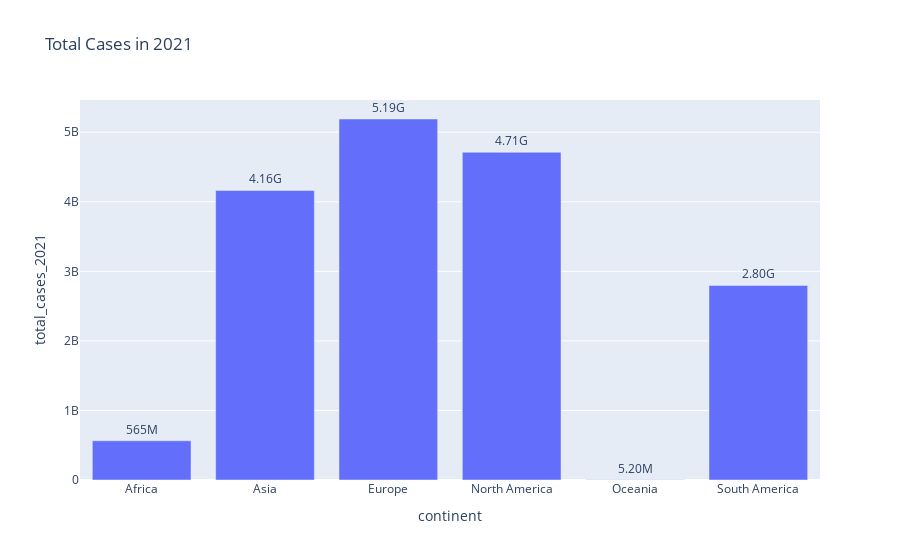

Notebook code cell kept with this figure:
### Code cell
fig = px.bar(yearly, x="continent", y="total_cases_2021",title = 'Total Cases in 2021',text = 'total_cases_2021')
fig.update_traces(texttemplate='%{text:.3s}', textposition='outside')

### Figure 1 — Plotly figure (JSON) as saved in the notebook; plotly's stock layout.template omitted (floating-point values rounded to 4 significant figures)
{"data": [{"alignmentgroup": "True", "hovertemplate": "continent=%{x}<br>total_cases_2021=%{text}<extra></extra>", "legendgroup": "", "marker": {"color": "#636efa"}, "name": "", "offsetgroup": "", "orientation": "v", "showlegend": false, "text": [564722884, 4163362713, 5190629188, 4712076316, 5201765, 2797960716], "textposition": "outside", "texttemplate": "%{text:.3s}", "type": "bar", "x": ["Africa", "Asia", "Europe", "North America", "Oceania", "South America"], "xaxis": "x", "y": [564722884, 4163362713, 5190629188, 4712076316, 5201765, 2797960716], "yaxis": "y"}], "layout": {"barmode": "relative", "legend": {"tracegroupgap": 0}, "title": {"text": "Total Cases in 2021"}, "xaxis": {"anchor": "y", "domain": [0, 1], "title": {"text": "continent"}}, "yaxis": {"anchor": "x", "domain": [0, 1], "title": {"text": "total_cases_2021"}}}}
